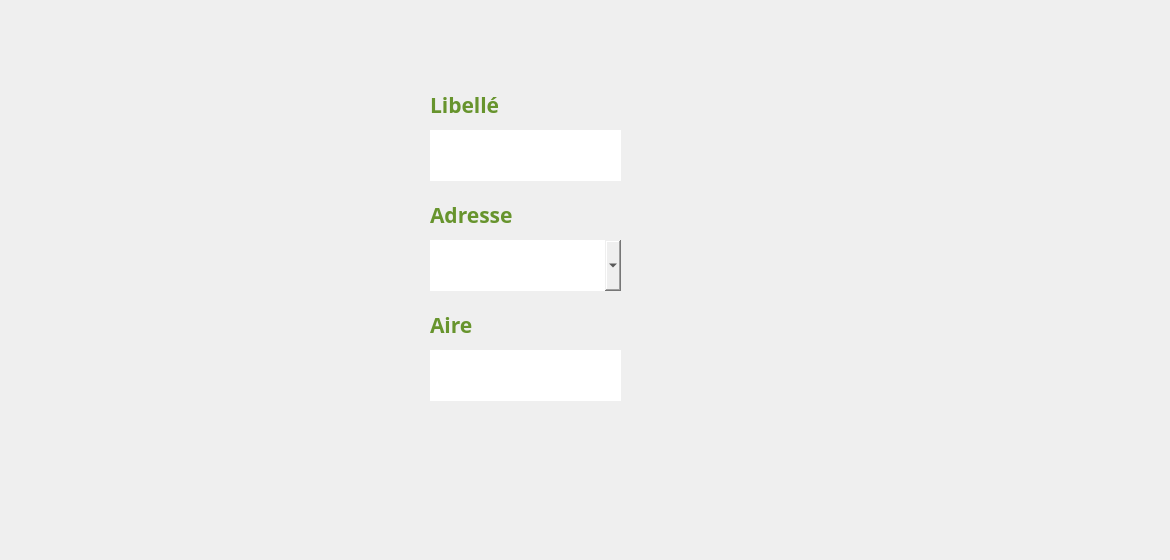
      <widget class="QWidget" name="AJ_ZV">
       <property name="styleSheet">
        <string notr="true">#AJ_ZV{
background-color: transparent;
border-image: url(:back2.jpg);
background: none;
border: none;
background-repeat: none;
}
</string>
       </property>
       <widget class="QComboBox" name="comboBox_Adresse_ZV_AJ">
        <property name="geometry">
         <rect>
          <x>430</x>
          <y>240</y>
          <width>191</width>
          <height>51</height>
         </rect>
        </property>
        <property name="font">
         <font>
          <family>Javanese Text</family>
          <pointsize>12</pointsize>
         </font>
        </property>
        <property name="styleSheet">
         <string notr="true">#comboBox_Adresse_ZV_AJ {
background-color: transparent;
border-image: url(:ch_ZV.png);
background: none;
border: none;
background-repeat: none;
}
</string>
        </property>
       </widget>
       <widget class="QLineEdit" name="lineEdit_Aire_ZV_AJ">
        <property name="geometry">
         <rect>
          <x>430</x>
          <y>350</y>
          <width>191</width>
          <height>51</height>
         </rect>
        </property>
        <property name="font">
         <font>
          <family>Javanese Text</family>
          <pointsize>12</pointsize>
         </font>
        </property>
        <property name="styleSheet">
         <string notr="true">#lineEdit_Aire_ZV_AJ {
background-color: transparent;
border-image: url(:ch_ZV.png);
background: none;
border: none;
background-repeat: none;
}
</string>
        </property>
        <property name="alignment">
         <set>Qt::AlignCenter</set>
        </property>
       </widget>
       <widget class="QLineEdit" name="lineEdit_Libelle_ZV_AJ">
        <property name="geometry">
         <rect>
          <x>430</x>
          <y>130</y>
          <width>191</width>
          <height>51</height>
         </rect>
        </property>
        <property name="font">
         <font>
          <family>Javanese Text</family>
          <pointsize>12</pointsize>
         </font>
        </property>
        <property name="styleSheet">
         <string notr="true">#lineEdit_Libelle_ZV_AJ {
background-color: transparent;
border-image: url(:ch_ZV.png);
background: none;
border: none;
background-repeat: none;
}
</string>
        </property>
        <property name="alignment">
         <set>Qt::AlignCenter</set>
        </property>
       </widget>
       <widget class="QPushButton" name="pushButton_Annuler_ZV">
        <property name="geometry">
         <rect>
          <x>890</x>
          <y>500</y>
          <width>161</width>
          <height>51</height>
         </rect>
        </property>
        <property name="styleSheet">
         <string notr="true">#pushButton_Annuler_ZV {
background-color: transparent;
border-image: url(:Annuler_ZV.png);
background: none;
border: none;
background-repeat: none;
}</string>
        </property>
        <property name="text">
         <string/>
        </property>
       </widget>
       <widget class="QPushButton" name="pushButton_Close_Envir_8">
        <property name="geometry">
         <rect>
          <x>1130</x>
          <y>10</y>
          <width>31</width>
          <height>31</height>
         </rect>
        </property>
        <property name="styleSheet">
         <string notr="true">#pushButton_Close_Envir_8 {
background-color: transparent;
border-image: url(:close.png);
background: none;
border: none;
background-repeat: none;
}
</string>
        </property>
        <property name="text">
         <string/>
        </property>
       </widget>
       <widget class="QPushButton" name="pushButton_Save_ZV">
        <property name="geometry">
         <rect>
          <x>890</x>
          <y>430</y>
          <width>161</width>
          <height>51</height>
         </rect>
        </property>
        <property name="styleSheet">
         <string notr="true">#pushButton_Save_ZV {
background-color: transparent;
border-image: url(:Save_ZV.png);
background: none;
border: none;
background-repeat: none;
}</string>
        </property>
        <property name="text">
         <string/>
        </property>
       </widget>
       <widget class="QLabel" name="label_163">
        <property name="geometry">
         <rect>
          <x>430</x>
          <y>310</y>
          <width>181</width>
          <height>31</height>
         </rect>
        </property>
        <property name="font">
         <font>
          <family>Corbel</family>
          <pointsize>15</pointsize>
         </font>
        </property>
        <property name="text">
         <string>&lt;html&gt;&lt;head/&gt;&lt;body&gt;&lt;p&gt;&lt;span style=&quot; font-size:16pt; font-weight:600; color:#67942d;&quot;&gt;Aire&lt;/span&gt;&lt;/p&gt;&lt;/body&gt;&lt;/html&gt;</string>
        </property>
       </widget>
       <widget class="QLabel" name="label_162">
        <property name="geometry">
         <rect>
          <x>430</x>
          <y>90</y>
          <width>181</width>
          <height>31</height>
         </rect>
        </property>
        <property name="font">
         <font>
          <family>Corbel</family>
          <pointsize>15</pointsize>
         </font>
        </property>
        <property name="text">
         <string>&lt;html&gt;&lt;head/&gt;&lt;body&gt;&lt;p&gt;&lt;span style=&quot; font-size:16pt; font-weight:600; color:#67942d;&quot;&gt;Libellé&lt;/span&gt;&lt;/p&gt;&lt;/body&gt;&lt;/html&gt;</string>
        </property>
       </widget>
       <widget class="QLabel" name="label_66">
        <property name="geometry">
         <rect>
          <x>430</x>
          <y>200</y>
          <width>91</width>
          <height>31</height>
         </rect>
        </property>
        <property name="font">
         <font>
          <family>Corbel</family>
          <pointsize>15</pointsize>
         </font>
        </property>
        <property name="text">
         <string>&lt;html&gt;&lt;head/&gt;&lt;body&gt;&lt;p&gt;&lt;span style=&quot; font-size:16pt; font-weight:600; color:#67942d;&quot;&gt;Adresse&lt;/span&gt;&lt;/p&gt;&lt;/body&gt;&lt;/html&gt;</string>
        </property>
       </widget>
      </widget>
